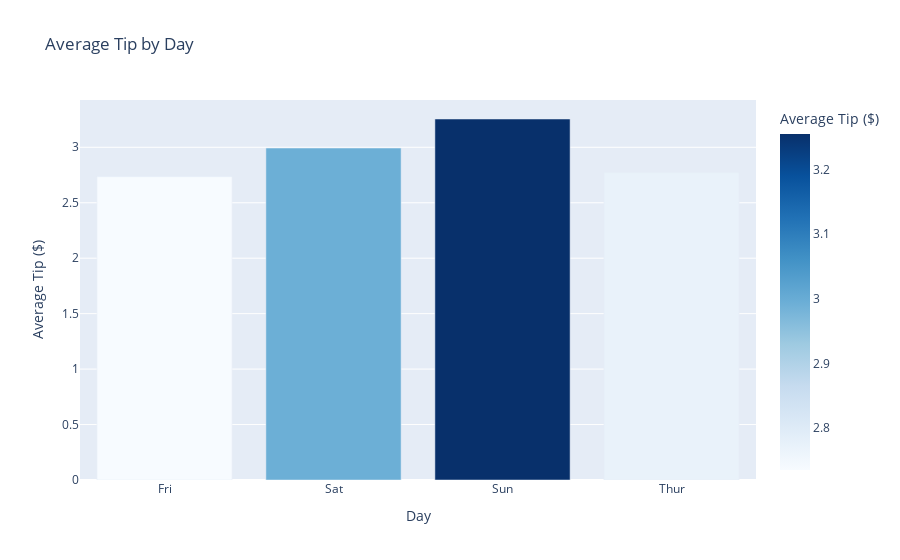

Here is the notebook cell this chart was saved with:
### Code cell
avg_tip_by_day = df.groupby('day', as_index=False)['tip'].mean()


fig = px.bar(
    avg_tip_by_day,
    x='day',
    y='tip',
    title='Average Tip by Day',
    labels={'tip': 'Average Tip ($)', 'day': 'Day '},
    color='tip',
    color_continuous_scale='Blues'
)

fig.update_layout(
    xaxis_title='Day ',
    yaxis_title='Average Tip ($)',
    hovermode='x'
)

fig.show()

### Figure 1 — Plotly figure (JSON) as saved in the notebook; plotly's stock layout.template omitted (floating-point values rounded to 4 significant figures)
{"data": [{"hovertemplate": "Day =%{x}<br>Average Tip ($)=%{marker.color}<extra></extra>", "legendgroup": "", "marker": {"color": [2.735, 2.993, 3.255, 2.771], "coloraxis": "coloraxis", "pattern": {"shape": ""}}, "name": "", "orientation": "v", "showlegend": false, "textposition": "auto", "type": "bar", "x": ["Fri", "Sat", "Sun", "Thur"], "xaxis": "x", "y": [2.735, 2.993, 3.255, 2.771], "yaxis": "y"}], "layout": {"barmode": "relative", "coloraxis": {"colorbar": {"title": {"text": "Average Tip ($)"}}, "colorscale": [[0, "rgb(247,251,255)"], [0.125, "rgb(222,235,247)"], [0.25, "rgb(198,219,239)"], [0.375, "rgb(158,202,225)"], [0.5, "rgb(107,174,214)"], [0.625, "rgb(66,146,198)"], [0.75, "rgb(33,113,181)"], [0.875, "rgb(8,81,156)"], [1, "rgb(8,48,107)"]]}, "hovermode": "x", "legend": {"tracegroupgap": 0}, "title": {"text": "Average Tip by Day"}, "xaxis": {"anchor": "y", "domain": [0, 1], "title": {"text": "Day "}}, "yaxis": {"anchor": "x", "domain": [0, 1], "title": {"text": "Average Tip ($)"}}}}
